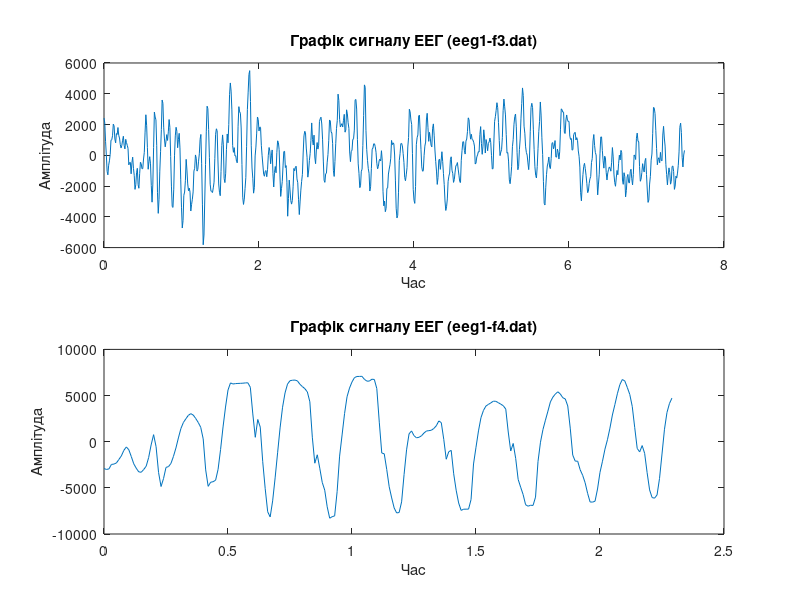
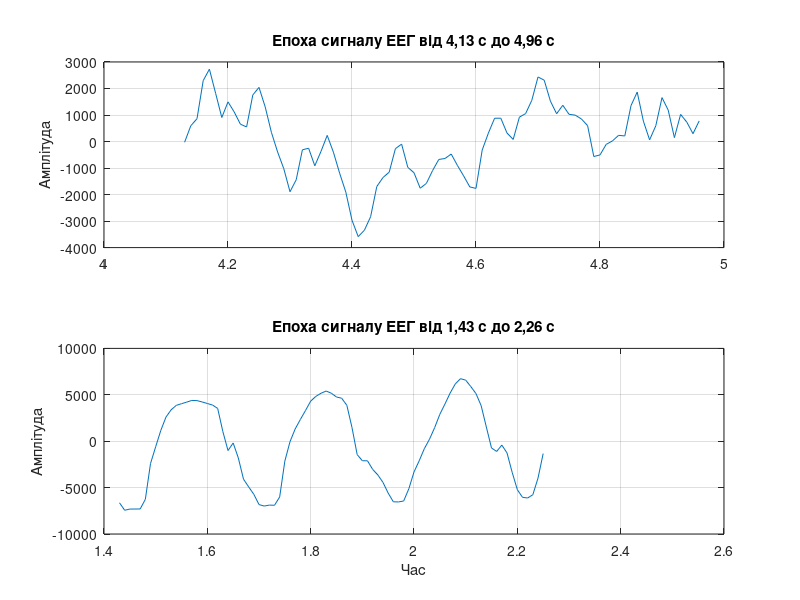
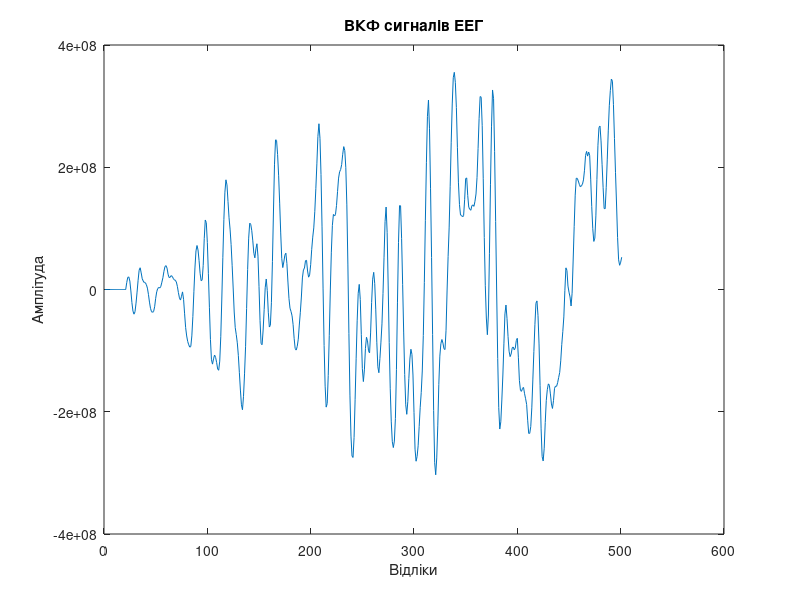
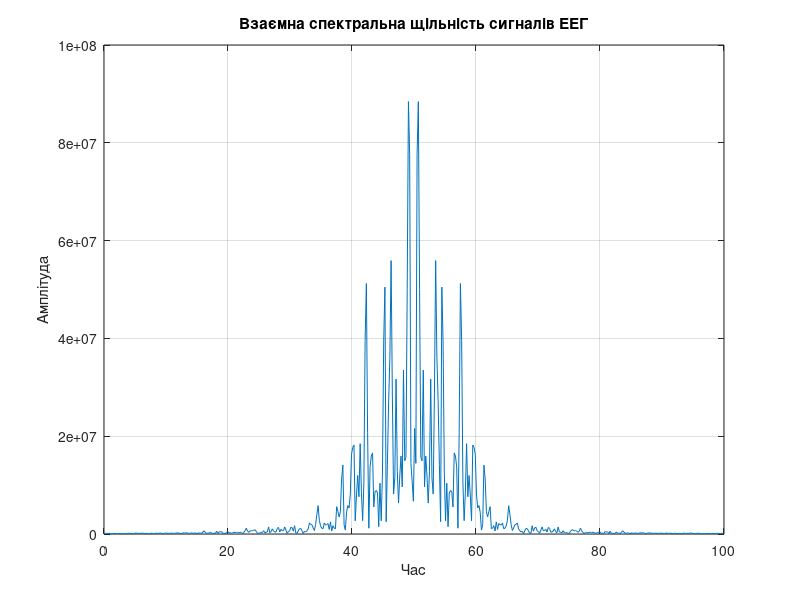

Source code (MATLAB) for these figures, in order:
%=== Завдання #3.6 ===
% Завантаження сигналу ЕЕГ файл (eeg1-f3.dat)
fs = 100;
eeg_1 = load('eeg1-f3.dat');
eeg1 = detrend(eeg_1);
t_1 = (0:length(eeg1)-1)/fs;
figure(22)
subplot(2, 1, 1); plot(t_1, eeg1);
title('Графік сигналу ЕЕГ (eeg1-f3.dat)');
xlabel('Час'); ylabel('Амплітуда');

% Завантаження сигналу ЕЕГ файл (eeg1-f4.dat)
eeg_2 = load('eeg1-f4.dat');
eeg2 = detrend(eeg_2);
t_2 = (0:length(eeg2)-1)/fs;
subplot(2, 1, 2); plot(t_2, eeg2);
title('Графік сигналу ЕЕГ (eeg1-f4.dat)');
xlabel('Час'); ylabel('Амплітуда');

% Виділення епохи сигналів ЕЕГ від t1 = 4,13 с до t2 = 4,96 с 
% та t3 = 1,43 с до t4 = 2,26 с
t1 = 4.13;
t2 = 4.96;
t3 = 1.43;
t4 = 2.26;
n1 = fix(t1*fs)+1;
n2 = fix(t2*fs)+1;
n3 = fix(t3*fs)+1;
n4 = fix(t4*fs)+1;
figure(23)
subplot(2,1,1); plot(t_1(n1:n2), eeg1(n1:n2)), grid on;
title('Епоха сигналу ЕЕГ від 4,13 с до 4,96 с'); ylabel('Амплітуда');
subplot(2,1,2); plot(t_2(n3:n4), eeg2(n3:n4)), grid on;
title('Епоха сигналу ЕЕГ від 1,43 с до 2,26 с');
xlabel('Час'); ylabel('Амплітуда');

% Обчислення ВКФ сигналів ЕЕГ
maxlag = 250;
vkf = xcorr(eeg1, eeg2, maxlag);
figure(24)
plot(vkf);
title('ВКФ сигналів ЕЕГ');
xlabel('Відліки'); ylabel('Амплітуда');

% Обчислення взаємної спектральної щільності сигналів ЕЕГ
Sx = abs(fft(vkf)/length(vkf));
Sy = Sx';
Syf = [Sy(1),2.*Sy(2:end-1),Sy(end)];
Syn = fftshift(Syf);
N = length(Sy);
t3 = (0:N-1)/N*fs;
figure(25)
plot(t3, Syn), grid on;
title('Взаємна спектральна щільність сигналів ЕЕГ');
xlabel('Час'); ylabel('Амплітуда');